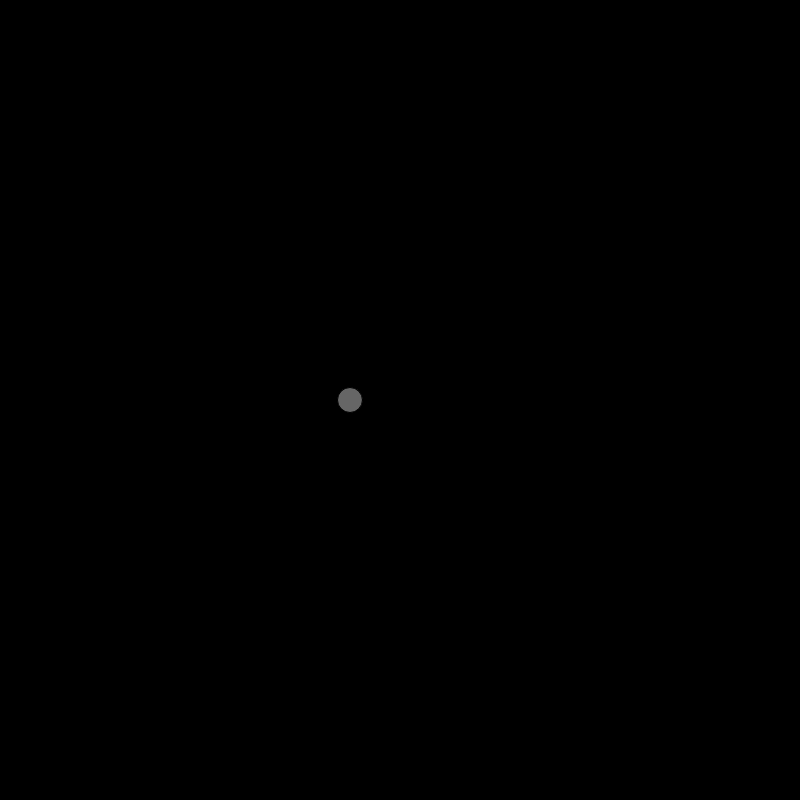
Frame 1 (no input)
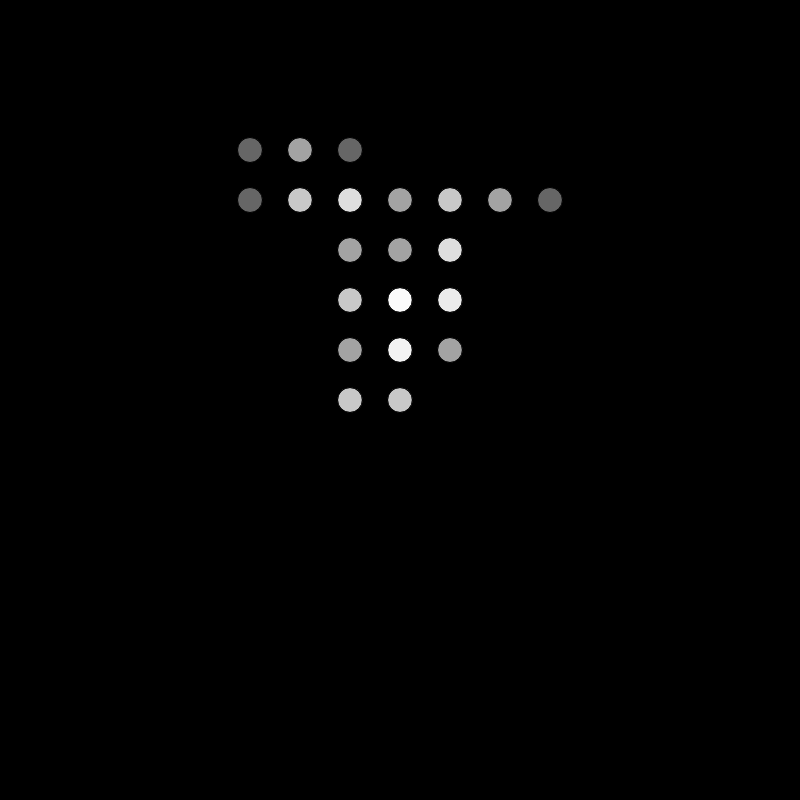
Frame 60 (no input)
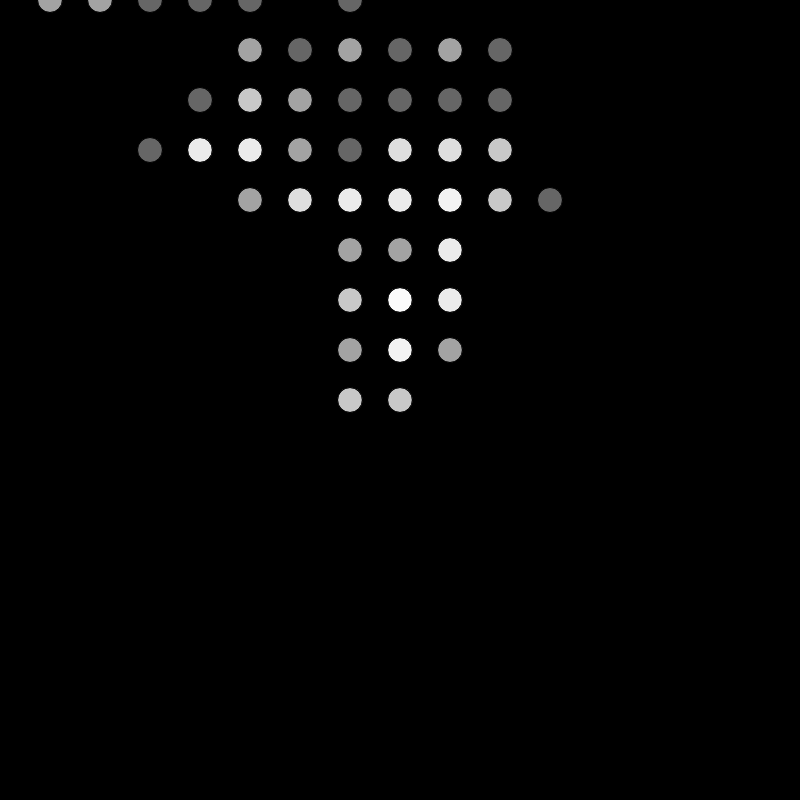
Frame 120 (the mouse pressed at the canvas centre since frame 60)

The p5.js sketch that drew these frames (run headless with seeded random() and noise() and a simulated clock; from frame 60 on, the mouse is pressed at the canvas centre):

// p5.js sketch
// ── sketch.js
let espacio = 50;

function setup() {
  createCanvas(800, 800);
  x = width / 2;
  y = height / 2;
  background(0);
}

function draw() {
  
  fill(255, 255, 255, 102);
  let opciones = floor (random(4))

  switch (opciones) {
    case 0:
      x += espacio;
      break;
    case 1:
      y -= espacio;
      break;
    case 2:
      x -= espacio;
      break;
    case 3:
      y += espacio;
      break;
  
  }
  
  circle(x, y, espacio*0.5);

}
